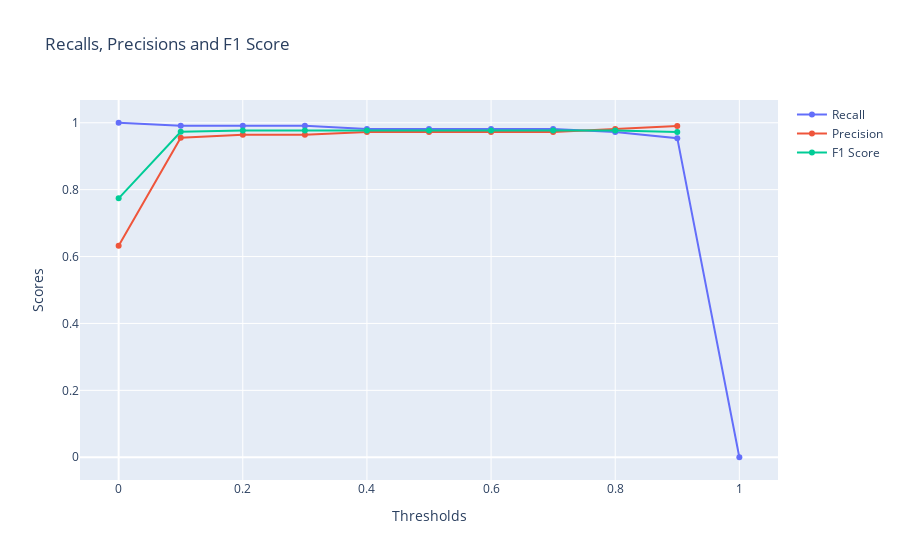

Source (notebook cell):
### Code cell
# Create the dataframe with thresholds, true positives, false positives, true negatives, and false negatives
df_confusion_matrix = pd.DataFrame({'Thresholds': thresholds, 
                                    'TruePositive': tps, 'FalsePositive': fps,
                                    'TrueNegative': tns, 'FalseNegative': fns})

# Calculate recall, precision, F1 score, and false positive ratio
df_confusion_matrix["recall"] = df_confusion_matrix["TruePositive"] / (df_confusion_matrix["TruePositive"] + df_confusion_matrix["FalseNegative"])
df_confusion_matrix["precision"] = df_confusion_matrix["TruePositive"] / (df_confusion_matrix["TruePositive"] + df_confusion_matrix["FalsePositive"])
df_confusion_matrix["f1_score"] = 2 * (df_confusion_matrix["precision"] * df_confusion_matrix["recall"]) / (df_confusion_matrix["precision"] + df_confusion_matrix["recall"])

# Create a new figure for plotting
fig = go.Figure()

# Round the values in the df_confusion_matrix DataFrame to two decimal places
df_confusion_matrix_graph = df_confusion_matrix.round(3)

fig.add_trace(go.Scatter(x=df_confusion_matrix_graph['Thresholds'], y=df_confusion_matrix_graph['recall'], mode='lines+markers', name='Recall'))
fig.add_trace(go.Scatter(x=df_confusion_matrix_graph['Thresholds'], y=df_confusion_matrix_graph['precision'], mode='lines+markers', name='Precision'))
fig.add_trace(go.Scatter(x=df_confusion_matrix_graph['Thresholds'], y=df_confusion_matrix_graph['f1_score'], mode='lines+markers', name='F1 Score'))
fig.update_layout(title='Recalls, Precisions and F1 Score', xaxis_title='Thresholds', yaxis_title='Scores')

# Display the figure
fig.show()

### Figure 1 — Plotly figure (JSON) as saved in the notebook; plotly's stock layout.template omitted (floating-point values rounded to 4 significant figures)
{"data": [{"mode": "lines+markers", "name": "Recall", "type": "scatter", "x": [0, 0.1, 0.2, 0.3, 0.4, 0.5, 0.6, 0.7, 0.8, 0.9, 1], "y": [1, 0.991, 0.991, 0.991, 0.981, 0.981, 0.981, 0.981, 0.972, 0.954, 0]}, {"mode": "lines+markers", "name": "Precision", "type": "scatter", "x": [0, 0.1, 0.2, 0.3, 0.4, 0.5, 0.6, 0.7, 0.8, 0.9, 1], "y": [0.632, 0.955, 0.964, 0.964, 0.972, 0.972, 0.972, 0.972, 0.981, 0.99, null]}, {"mode": "lines+markers", "name": "F1 Score", "type": "scatter", "x": [0, 0.1, 0.2, 0.3, 0.4, 0.5, 0.6, 0.7, 0.8, 0.9, 1], "y": [0.774, 0.973, 0.977, 0.977, 0.977, 0.977, 0.977, 0.977, 0.977, 0.972, null]}], "layout": {"title": {"text": "Recalls, Precisions and F1 Score"}, "xaxis": {"title": {"text": "Thresholds"}}, "yaxis": {"title": {"text": "Scores"}}}}
